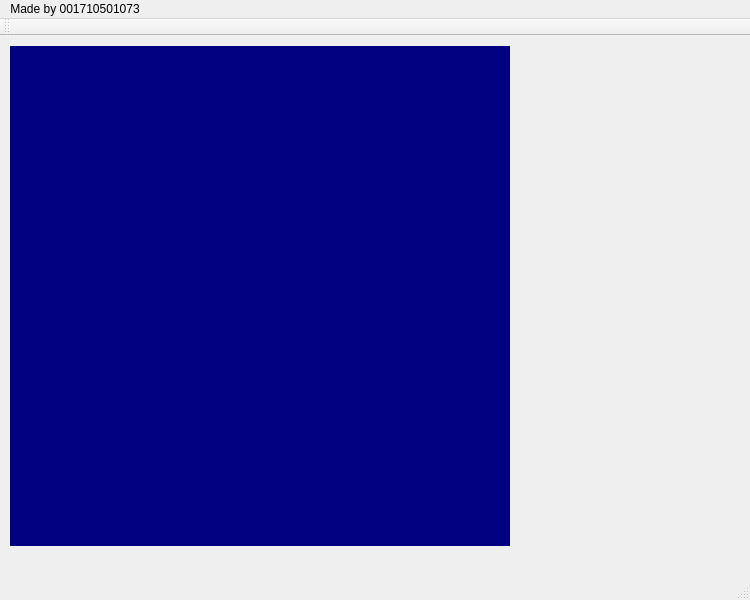
<?xml version="1.0" encoding="UTF-8"?>
<ui version="4.0">
 <class>MainWindow</class>
 <widget class="QMainWindow" name="MainWindow">
  <property name="geometry">
   <rect>
    <x>0</x>
    <y>0</y>
    <width>750</width>
    <height>600</height>
   </rect>
  </property>
  <property name="minimumSize">
   <size>
    <width>750</width>
    <height>600</height>
   </size>
  </property>
  <property name="maximumSize">
   <size>
    <width>750</width>
    <height>600</height>
   </size>
  </property>
  <property name="windowTitle">
   <string>JU Graphics Lab Simulator</string>
  </property>
  <widget class="QWidget" name="centralWidget">
   <widget class="QWidget" name="graph" native="true">
    <property name="geometry">
     <rect>
      <x>10</x>
      <y>10</y>
      <width>500</width>
      <height>500</height>
     </rect>
    </property>
    <property name="styleSheet">
     <string notr="true">background-color:#000080</string>
    </property>
   </widget>
  </widget>
  <widget class="QMenuBar" name="menuBar">
   <property name="geometry">
    <rect>
     <x>0</x>
     <y>0</y>
     <width>750</width>
     <height>22</height>
    </rect>
   </property>
   <widget class="QMenu" name="menuMade_by_001710501073">
    <property name="title">
     <string>Made by 001710501073</string>
    </property>
   </widget>
   <addaction name="menuMade_by_001710501073"/>
  </widget>
  <widget class="QToolBar" name="mainToolBar">
   <attribute name="toolBarArea">
    <enum>TopToolBarArea</enum>
   </attribute>
   <attribute name="toolBarBreak">
    <bool>false</bool>
   </attribute>
  </widget>
  <widget class="QStatusBar" name="statusBar"/>
 </widget>
 <layoutdefault spacing="6" margin="11"/>
 <resources/>
 <connections/>
</ui>
